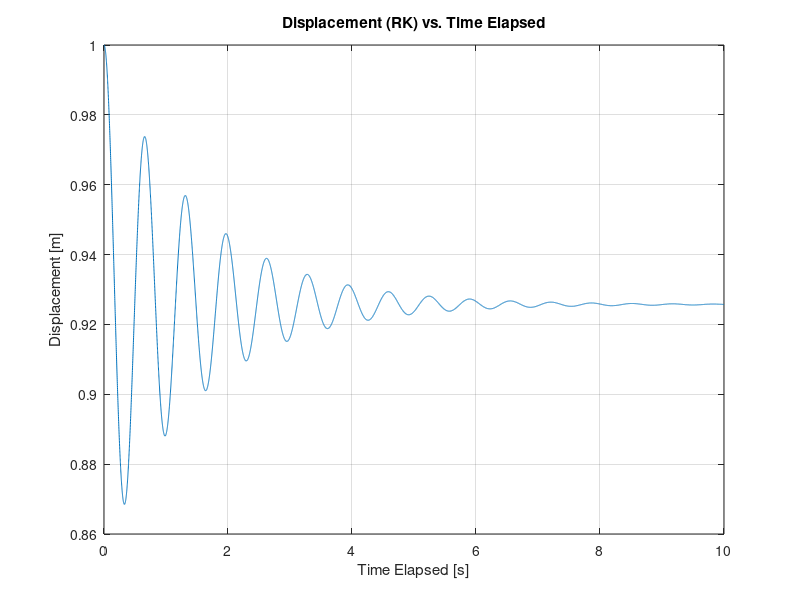
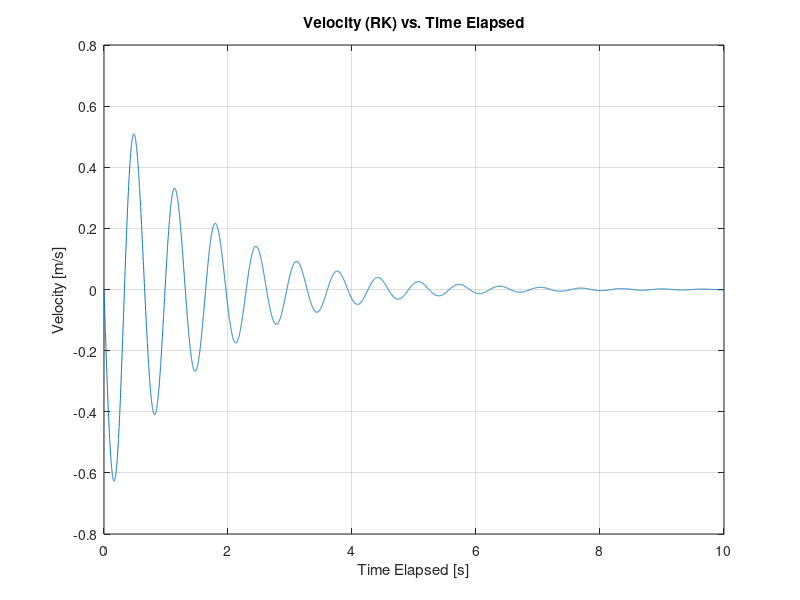
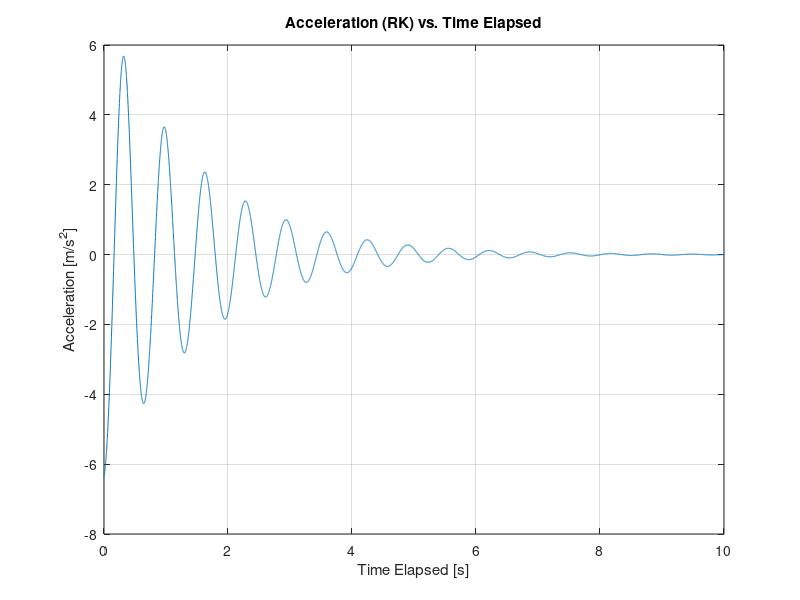
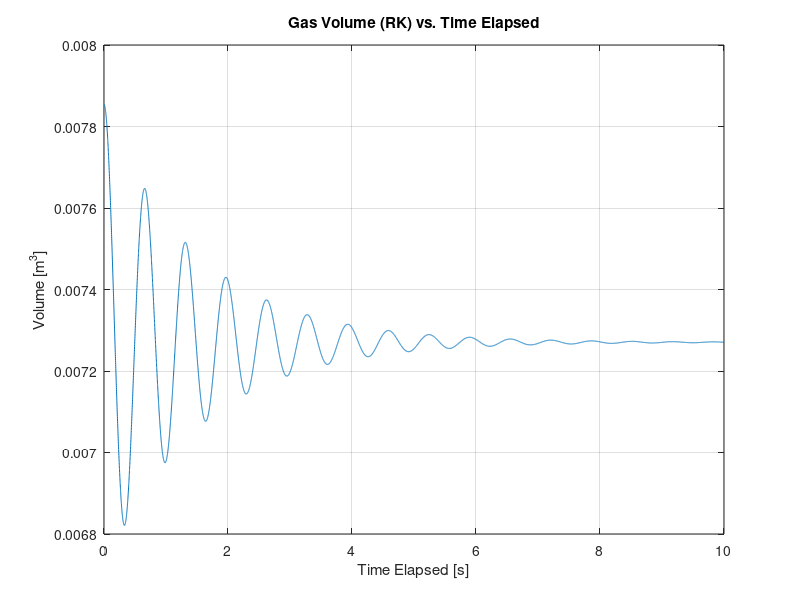

These figures' MATLAB source, in order: (Note: this script raises an error after producing the figures.)
h = 1e-3; %increments of time
t=0:h:10; %time elapsed
L1 = 1; %piston bottom to cylinder bottom initial distance 
x0 = L1; %initial position
v0 = 0; %initial velocity
R = 8.314; %gas constant (J/(mol*K))
T = 310; %Temperature of gas (k)
n = 0.323; %moles of gas (moles)
m = 1.5; %Mass of piston 
Patm = 101325; 
x=zeros(1,length(t));
x(1)=x0;
v=zeros(1,length(t));
v(1)=v0;
M = 9; 
mu = 1450; %change to 0 for reversible!)
r = 0.05; %Cylinder radius (m)
L2 = 0.03; %piston thickness
g = 9.81; %gravity

Tc = 33.19; %K
Pc = 1.313*10^6; %pa
phi = 0.42748;
Omega = 0.08664;
omega = -0.216;
sig = 1;
eps = 0;

Tr = T/Tc;
alpha = (Tr)^(-1/2);

% change the function depending on the system

a = phi*alpha*R^2*Tc^2/Pc; %a(T)
b = Omega*(R*Tc/Pc);

% change the function depending on the system
P =@(x) ((R*T)./(((pi*r^2.*x)/n) -b)) - (a/((sig-eps)*b))*((1./(pi*r^2.*x) +eps*b) - (1./((pi*r^2.*x)+sig*b)));
F_tx=@(x,v) v;
F_tv=@(x,v) -(mu*2*pi*r*L2/(M+m)).*v-g-((Patm-P(x)).*pi*r^2/(M+m));

% calculation loop
for i=1:(length(t)-1)
    
    kx1 = F_tx(x(i),v(i))*h;
    kv1 = F_tv(x(i),v(i))*h;
    kx2 = F_tx(x(i)+kx1/2,v(i)+kv1/2)*h;
    kv2 = F_tv(x(i)+kx1/2,v(i)+kv1/2)*h;
    kx3 = F_tx((x(i)+kx2/2),v(i)+kv2/2)*h;
    kv3 = F_tv((x(i)+kx2/2),(v(i)+kv2/2))*h;
    kx4 = F_tx((x(i)+kx3),v(i)+kv3)*h;
    kv4 = F_tv((x(i)+kx3),(v(i)+kv3))*h;
    
    x(i+1) = x(i) + (kx1+2*kx2+2*kx3+kx4)/6; 
    v(i+1) = v(i) + (kv1+2*kv2+2*kv3+kv4)/6;

end

%displacement vs time
figure;
plot(t, x);
xlabel('Time Elapsed [s]');
ylabel('Displacement [m]');
title('Displacement (RK) vs. Time Elapsed');
grid on; 

%velocity vs time
figure;
plot(t, v);
xlabel('Time Elapsed [s]');
ylabel('Velocity [m/s]');
title('Velocity (RK) vs. Time Elapsed');
grid on; 

%acceleration vs time
accel = F_tv(x,v);
figure;
plot(t, accel);
xlabel('Time Elapsed [s]');
ylabel('Acceleration [m/s^2]');
title('Acceleration (RK) vs. Time Elapsed');
grid on; 

volume = (pi*r^2.*x);
figure;
plot(t, volume);
xlabel('Time Elapsed [s]');
ylabel('Volume [m^3]');
title('Gas Volume (RK) vs. Time Elapsed');
grid on; 

Pres = ((R*T)./(((pi*r^2.*x)/n) -b)) - (a/((sig-eps)*b))*((1./(pi*r^2.*x) +eps*b) - (1./((pi*r^2.*x)+sig*b)));
figure;
plot(t, Pres);
xlabel('Time Elapsed [s]');
ylabel('Pressure [Pa]');
title('Gas Pressure (RK) vs. Time Elapsed');
grid on; 

Wg = (M+m)*g*(L1-x);
figure;
plot(t, Wg);
xlabel('Time Elapsed [s]');
ylabel('Work [J]');
title('Gravity Work (RK) vs. Time Elapsed');
grid on; 

Watm = Patm*pi*r^2*(L1-x);
figure;
plot(t, Watm);
xlabel('Time Elapsed [s]');
ylabel('Work [J]');
title('Atmospheric Work (RK) vs. Time Elapsed');
grid on; 

W_fr = -cumtrapz(t, mu*2*pi*r*L2*v.^2);
figure;
plot(t, W_fr);
xlabel('Time Elapsed [s]');
ylabel('Work [J]');
title('Friction Work (RK) vs. Time Elapsed');
grid on; 

integrand = (R * T) ./ ((pi * r^2 .* x) / n - b) - ...
            (a ./ (((pi * r^2 .* x) / n + eps * b)) .* ((pi * r^2 .* x / n + sig * b)));
W_gas = pi*r^2*cumtrapz(x, integrand);
figure;
plot(t, W_gas);
xlabel('Time Elapsed [s]');
ylabel('Work [J]');
title('Gas Work (RK) vs. Time Elapsed');
grid on; 

tot_work = W_fr+W_gas+Watm+Wg;
KE = 0.5*(M+m).*(v.^2);
figure;
plot(t,tot_work, 'b');
hold on;
plot(t, KE, 'r');
hold off;
xlabel('Time Elapsed [s]');
ylabel('[J]');
legend('Total Work', 'Kinetic Energy');
title('Total Work & KE (RK) vs. Time Elapsed');

[M1_RK, x_real_RK, W_gas_RK] = Quasi_work(phi, Omega, sig, eps, alpha);

figure;
plot(x_real_RK, W_gas_RK);
xlabel('Displacement (m)');
ylabel('Work (J)');
title('Quasi Static Work (RK) vs Displacement');
grid on;
